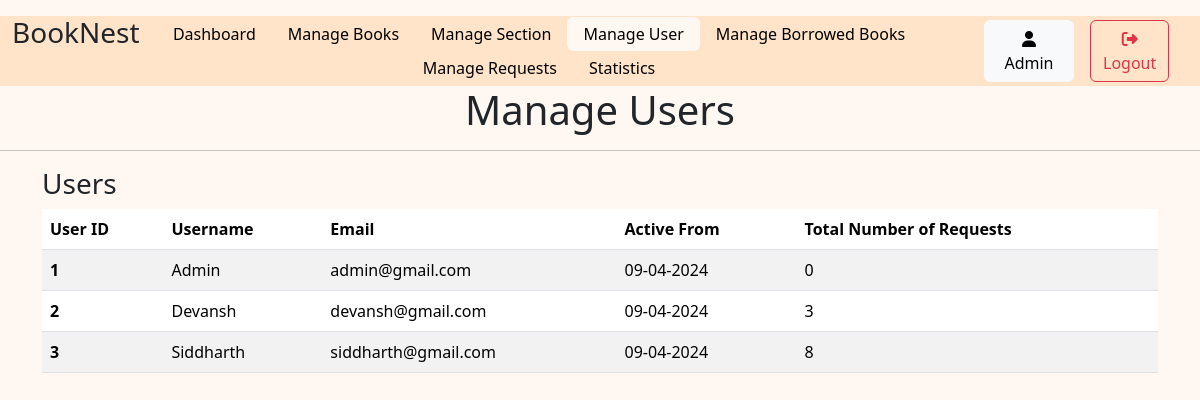
The app's page /admin/user_management (signed in) with its own data.
### models.py (models this page shows)
class user(db.Model):
    user_id = db.Column(db.Integer, autoincrement=True, primary_key=True)
    username = db.Column(db.String(), unique=True)
    email = db.Column(db.String, unique=True)
    date_created = db.Column(db.DateTime, default=datetime.datetime.now)
    passhash = db.Column(db.String(256))
    is_admin=db.Column(db.Boolean, default=False)

### routes.py (the view)
@app.route('/admin/user_management')             #TOP USER BY(days active, # books, longest streak)
@admin_required
def userManagement():                           #total number of books read, currently borrowed book
    users = db.session.query(user.user_id, user.username, user.email, user.date_created, func.count(requests.request_id).label('total_books_borrowed'))\
    .join(requests, user.user_id == requests.user_id, isouter=True).group_by(user.user_id).all()
    User=user.query.get(session['user_id'])
    return render_template('/admin_pages/adminUserManagement.html', active='Users', User=User, users=users)

### routes.py (called while the page is built)
def admin_required(func):
    @wraps(func)
    def inner(*args, **kwargs):
        if 'user_id' not in session:
            flash('Please login to continue')
            return redirect(url_for('login'))
        User = user.query.get(session['user_id'])
        if not User.is_admin:
            flash('You are not authorized to access this page')
            return redirect(url_for('dashboard'))
        return func(*args, **kwargs)
    return inner

### templates/admin_pages/adminUserManagement.html (shortened to what this page needs)
{% extends 'layout.html' %}
{% block content %}
    {% include 'adminNavbar.html'   %}
    <h1 class="text-center">Manage Users</h1>
    <hr>
    <div class="container">
        <h3>Users</h3>
        <table class="table table-striped">
            <thead>
                <tr>
                    <th scope="col">User ID</th>
                    <th scope="col">Username</th>
                    <th scope="col">Email</th>
                    <th scope="col">Active From</th>
                    <th scope="col">Total Number of Requests</th>
                </tr>
            </thead>
            <tbody>
                {% for user in users %}
                    <tr>
                        <th scope="row">{{ user.user_id }}</th>
                        <td>{{ user.username }}</td>
                        <td>{{ user.email }}</td>
                        <td>{{ user.date_created.strftime('%d-%m-%Y') }}</td>
                        <td>{{ user.total_books_borrowed }}</td>
                    </tr>
                {% endfor %}
            </tbody>
        </table>
    </div>
{% endblock %}

### templates/adminNavbar.html
<div class="align-self-center" style="background-color: #FFE4C9;">
    <div class="row container-fluid mt-3 " >
        <div class="col-1">
            <h3>BookNest</h3>
        </div>
        <div class="col-9 align-self-center">
            <ul class="nav justify-content-center nav-pills ">
                <li class="nav-item">
                    <a class="{% if active=='Dashboard' %}nav-link active{% else %}nav-link{%endif %}" aria-current="page" href="{{url_for('admin')}}">Dashboard</a>
                </li>
                <li class="nav-item">
                    <a class="{% if active=='Books' %}nav-link active{% else %}nav-link{%endif %}" href="{{url_for('bookManagement')}}">Manage Books</a>
                </li>
                <li class="nav-item">
                    <a class="{% if active=='Section' %}nav-link active{% else %}nav-link{%endif %}" href="{{url_for('sectionManagement')}}">Manage Section</a>
                </li>
                <li class="nav-item">
                    <a class="{% if active=='Users' %}nav-link active{% else %}nav-link{%endif %}" href="{{url_for('userManagement')}}">Manage User </a>
                </li>
                <li class="nav-item">
                    <a class="{% if active=='borrowedBooks' %}nav-link active{% else %}nav-link{%endif %}" href="{{url_for('borrowedBooksManagement')}}">Manage Borrowed Books</a>
                </li>
                <li class="nav-item">
                    <a class="{% if active=='Requests' %}nav-link active{% else %}nav-link{%endif %}" href="{{url_for('manageRequest')}}">Manage Requests</a>
                </li>
                <li class="nav-item">
                    <a class="{% if active=='statistics' %}nav-link active{% else %}nav-link{%endif %}" href="{{url_for('statistics')}}">Statistics</a>
                </li>
            </ul>
        </div>
        <div class="col-1 align-self-center p-1">
            <a class="btn btn-light" href="{{url_for('profile',id=User.user_id)}}">
                <i class="fa-solid fa-user"></i> {{User.username}}
            </a>
        </div>
        <div class="col-1 align-self-center">
            <a class="btn btn-outline-danger" href="{{url_for('logout')}}">
                <i class="fa-solid fa-right-from-bracket"></i>Logout
            </a>
        </div>
    </div>
</div>

### Static/style.css (style rules this page uses)
.nav-pills .nav-link.active { color: black; background-color: #FFF7F1; }
.nav-pills .nav-link { color: black; }
.nav>li>a { padding-top: 5px; padding-bottom: 5px; }
body { background-color: #FFF7F1; }

### records on screen
user: username "Admin", user_id "1", email "admin@gmail.com", date_created "09-04-2024", total_books_borrowed "0"
user: user_id "2", username "Devansh", email "devansh@gmail.com", date_created "09-04-2024", total_books_borrowed "3"
user: user_id "3", username "Siddharth", email "siddharth@gmail.com", date_created "09-04-2024", total_books_borrowed "8"
